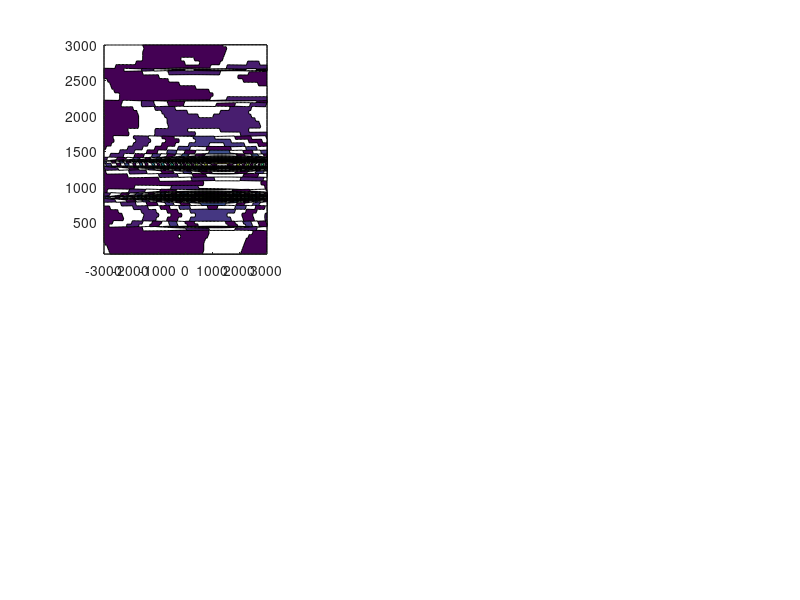

Write the MATLAB code that produced this figure. (Note: this script raises an error after producing the figure.)
% Load data from mat file
clear all
load 2dRR2d
load FSRS2d
gcf=figure;
set(gcf,'Units','Normalized','Position',[0 0 0.84 0.9]);%[0 4/75 1 0.85]);

% Axes positions
gcp_t_y=0.61;gcp_b_y=0.1;
gcp_l_x=0.05;gcp_c_x=0.32;gcp_r_x=0.59;
gcw=0.3;gch=0.3;
gcpos=[gcp_l_x gcp_t_y gcw gch;gcp_l_x gcp_b_y gcw gch];
gdpos=[gcp_c_x gcp_t_y gcw gch;gcp_c_x gcp_b_y gcw gch];
grpos=[gcp_r_x gcp_t_y gcw gch;gcp_r_x gcp_b_y gcw gch];
% Color bar positions
cp_t_y=0.92;cp_b_y=0.41;
cp_l_x=0.1;cp_c_x=0.37;cp_r_x=0.64;
cw=0.2;ch=0.03;
ccpos=[cp_l_x cp_t_y cw ch;cp_l_x cp_b_y cw ch];
cdpos=[cp_c_x cp_t_y cw ch;cp_c_x cp_b_y cw ch];
crpos=[cp_r_x cp_t_y cw ch;cp_r_x cp_b_y cw ch];
% Text
tstr={'a)';'b)';'c)';'d)';'e)';'f)'};
% Text positions
tp_t_y=0.85;tp_b_y=0.38;
tp_l_x=0.105;tp_c_x=0.375;tp_r_x=0.645;
tw=0.06;th=0.06;
tpos=[tp_l_x tp_t_y tw th; tp_c_x tp_t_y tw th; tp_r_x tp_t_y tw th;...
          tp_l_x tp_b_y tw th; tp_c_x tp_b_y tw th; tp_r_x tp_b_y tw th];
%     maxs=max(max(max(abs(Res_2dRR_Cas(:,:,iv)))),...
%         max(max(abs(Res_2dRR_Dir(:,:,iv)))));
    subplot(2,3,1);contourf(FSRS_Res_2d_dws,FSRS_Res_2d_dvibs,...
        abs(FSRS_Res_2d_Dir),50,'edgecolor','none');
    xlabel('(\omega_{AP}-\omega_{eg})/2\pic (cm^{-1})');
    ylabel({'(\omega_t-\omega_RP)/2\pic (cm^{-1})'});%caxis([0 maxr])
    colormap jet;colorbar('Location','northoutside','fontsize',10,'Position',ccpos(1,:));
    set(gca,'linewidth',2,'fontsize',10,'fontweight','bold','Position',gcpos(1,:));
    axis square;
    annotation(gcf,'textbox',tpos(1,:),...
        'String',tstr(1),'EdgeColor','none',...
        'fontweight','bold','fontsize',10);
    
    subplot(2,3,2);contourf(FSRS_Res_2d_dws,FSRS_Res_2d_dvibs,...
        abs(FSRS_Res_2d_Cas),50,'edgecolor','none');
    xlabel('(\omega_{AP}-\omega_{eg})/2\pic (cm^{-1})');
    ylabel({'(\omega_t-\omega_RP)/2\pic (cm^{-1})'});%caxis([0 maxr])
    colormap jet;colorbar('Location','northoutside','fontsize',10,'Position',cdpos(1,:));
    set(gca,'linewidth',2,'fontsize',10,'fontweight','bold','Position',gdpos(1,:));axis square;
    annotation(gcf,'textbox',tpos(2,:),...
        'String',tstr(2),'EdgeColor','none',...
        'fontweight','bold','fontsize',10);

    subplot(2,3,3);contourf(FSRS_Res_2d_dws,FSRS_Res_2d_dvibs,(FSRS_Res_2d_Ratio),50,'edgecolor','none');
    xlabel('(\omega_{AP}-\omega_{eg})/2\pic (cm^{-1})');
    ylabel({'(\omega_t-\omega_RP)/2\pic (cm^{-1})'});%caxis([0 maxr])
    colormap jet;colorbar('Location','northoutside','fontsize',10,'Position',crpos(1,:));
    set(gca,'linewidth',2,'fontsize',10,'fontweight','bold','Position',grpos(1,:));axis square;
    annotation(gcf,'textbox',tpos(3,:),...
        'String',tstr(3),'EdgeColor','none',...
        'fontweight','bold','fontsize',10,'Color',[1 1 1]);
    
    subplot(2,3,4);contourf(Res_2dRR_2d_dws,Res_2dRR_2d_dvibs,...
        abs(Res_2dRR_2d_Dir),50,'edgecolor','none');
    xlabel('(\omega_{AP}-\omega_{eg})/2\pic (cm^{-1})');
    ylabel({'(\omega_t-\omega_RP)/2\pic (cm^{-1})'});%caxis([0 maxr])
    colormap jet;colorbar('Location','northoutside','fontsize',10,'Position',ccpos(2,:));
    set(gca,'linewidth',2,'fontsize',10,'fontweight','bold','Position',gcpos(2,:));
    axis square;
    annotation(gcf,'textbox',tpos(2,:),...
        'String',tstr(4),'EdgeColor','none',...
        'fontweight','bold','fontsize',10);
    
    subplot(2,3,5);contourf(Res_2dRR_2d_dws,Res_2dRR_2d_dvibs,...
        abs(Res_2dRR_2d_Cas),50,'edgecolor','none');
    xlabel('(\omega_{AP}-\omega_{eg})/2\pic (cm^{-1})');
    ylabel({'(\omega_t-\omega_RP)/2\pic (cm^{-1})'});%caxis([0 maxr])
    colormap jet;colorbar('Location','northoutside','fontsize',10,'Position',cdpos(2,:));
    set(gca,'linewidth',2,'fontsize',10,'fontweight','bold','Position',gdpos(1,:));axis square;
    annotation(gcf,'textbox',tpos(2,:),...
        'String',tstr(5),'EdgeColor','none',...
        'fontweight','bold','fontsize',10);

    subplot(2,3,6);contourf(Res_2dRR_2d_dws,Res_2dRR_2d_dvibs,(Res_2dRR_2d_Ratio),50,'edgecolor','none');
    xlabel('(\omega_{AP}-\omega_{eg})/2\pic (cm^{-1})');
    ylabel({'(\omega_t-\omega_RP)/2\pic (cm^{-1})'});%caxis([0 maxr])
    colormap jet;colorbar('Location','northoutside','fontsize',10,'Position',crpos(2,:));
    set(gca,'linewidth',2,'fontsize',10,'fontweight','bold','Position',grpos(1,:));axis square;
    annotation(gcf,'textbox',tpos(2,:),...
        'String',tstr(6),'EdgeColor','none',...
        'fontweight','bold','fontsize',10,'Color',[1 1 1]);

    
